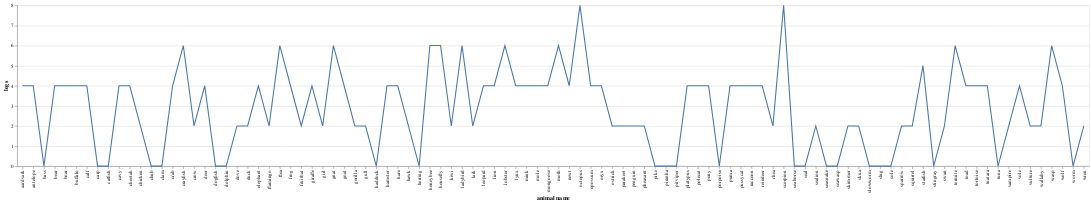

The cell this chart's notebook holds for it:
### Code cell
plot_01 = alt.Chart(df_zoo).mark_line().encode(
    x='animal name',
    y='legs')

plot_01

### Figure 1 — Vega-Lite specification as saved in the notebook (floating-point values rounded to 4 significant figures)
{"config": {"view": {"continuousWidth": 400, "continuousHeight": 300}}, "data": {"name": "data-2bed89f66daf6ef1a5b93059c6802851"}, "mark": "line", "encoding": {"x": {"type": "nominal", "field": "animal name"}, "y": {"type": "quantitative", "field": "legs"}}, "$schema": "https://vega.github.io/schema/vega-lite/v4.8.1.json", "datasets": {"data-2bed89f66daf6ef1a5b93059c6802851": [{"animal name": "aardvark", "hair": 1, "feathers": 0, "eggs": 0, "milk": 1, "airborne": 0, "aquatic": 0, "predator": 1, "toothed": 1, "backbone": 1, "breathes": 1, "venomous": 0, "fins": 0, "legs": 4, "tail": 0, "domestic": 0, "cat-size": 1, "type": 1}, {"animal name": "antelope", "hair": 1, "feathers": 0, "eggs": 0, "milk": 1, "airborne": 0, "aquatic": 0, "predator": 0, "toothed": 1, "backbone": 1, "breathes": 1, "venomous": 0, "fins": 0, "legs": 4, "tail": 1, "domestic": 0, "cat-size": 1, "type": 1}, {"animal name": "bass", "hair": 0, "feathers": 0, "eggs": 1, "milk": 0, "airborne": 0, "aquatic": 1, "predator": 1, "toothed": 1, "backbone": 1, "breathes": 0, "venomous": 0, "fins": 1, "legs": 0, "tail": 1, "domestic": 0, "cat-size": 0, "type": 4}, {"animal name": "bear", "hair": 1, "feathers": 0, "eggs": 0, "milk": 1, "airborne": 0, "aquatic": 0, "predator": 1, "toothed": 1, "backbone": 1, "breathes": 1, "venomous": 0, "fins": 0, "legs": 4, "tail": 0, "domestic": 0, "cat-size": 1, "type": 1}, {"animal name": "boar", "hair": 1, "feathers": 0, "eggs": 0, "milk": 1, "airborne": 0, "aquatic": 0, "predator": 1, "toothed": 1, "backbone": 1, "breathes": 1, "venomous": 0, "fins": 0, "legs": 4, "tail": 1, "domestic": 0, "cat-size": 1, "type": 1}, {"animal name": "buffalo", "hair": 1, "feathers": 0, "eggs": 0, "milk": 1, "airborne": 0, "aquatic": 0, "predator": 0, "toothed": 1, "backbone": 1, "breathes": 1, "venomous": 0, "fins": 0, "legs": 4, "tail": 1, "domestic": 0, "cat-size": 1, "type": 1}, {"animal name": "calf", "hair": 1, "feathers": 0, "eggs": 0, "milk": 1, "airborne": 0, "aquatic": 0, "predator": 0, "toothed": 1, "backbone": 1, "breathes": 1, "venomous": 0, "fins": 0, "legs": 4, "tail": 1, "domestic": 1, "cat-size": 1, "type": 1}, {"animal name": "carp", "hair": 0, "feathers": 0, "eggs": 1, "milk": 0, "airborne": 0, "aquatic": 1, "predator": 0, "toothed": 1, "backbone": 1, "breathes": 0, "venomous": 0, "fins": 1, "legs": 0, "tail": 1, "domestic": 1, "cat-size": 0, "type": 4}, {"animal name": "catfish", "hair": 0, "feathers": 0, "eggs": 1, "milk": 0, "airborne": 0, "aquatic": 1, "predator": 1, "toothed": 1, "backbone": 1, "breathes": 0, "venomous": 0, "fins": 1, "legs": 0, "tail": 1, "domestic": 0, "cat-size": 0, "type": 4}, {"animal name": "cavy", "hair": 1, "feathers": 0, "eggs": 0, "milk": 1, "airborne": 0, "aquatic": 0, "predator": 0, "toothed": 1, "backbone": 1, "breathes": 1, "venomous": 0, "fins": 0, "legs": 4, "tail": 0, "domestic": 1, "cat-size": 0, "type": 1}, {"animal name": "cheetah", "hair": 1, "feathers": 0, "eggs": 0, "milk": 1, "airborne": 0, "aquatic": 0, "predator": 1, "toothed": 1, "backbone": 1, "breathes": 1, "venomous": 0, "fins": 0, "legs": 4, "tail": 1, "domestic": 0, "cat-size": 1, "type": 1}, {"animal name": "chicken", "hair": 0, "feathers": 1, "eggs": 1, "milk": 0, "airborne": 1, "aquatic": 0, "predator": 0, "toothed": 0, "backbone": 1, "breathes": 1, "venomous": 0, "fins": 0, "legs": 2, "tail": 1, "domestic": 1, "cat-size": 0, "type": 2}, {"animal name": "chub", "hair": 0, "feathers": 0, "eggs": 1, "milk": 0, "airborne": 0, "aquatic": 1, "predator": 1, "toothed": 1, "backbone": 1, "breathes": 0, "venomous": 0, "fins": 1, "legs": 0, "tail": 1, "domestic": 0, "cat-size": 0, "type": 4}, {"animal name": "clam", "hair": 0, "feathers": 0, "eggs": 1, "milk": 0, "airborne": 0, "aquatic": 0, "predator": 1, "toothed": 0, "backbone": 0, "breathes": 0, "venomous": 0, "fins": 0, "legs": 0, "tail": 0, "domestic": 0, "cat-size": 0, "type": 7}, {"animal name": "crab", "hair": 0, "feathers": 0, "eggs": 1, "milk": 0, "airborne": 0, "aquatic": 1, "predator": 1, "toothed": 0, "backbone": 0, "breathes": 0, "venomous": 0, "fins": 0, "legs": 4, "tail": 0, "domestic": 0, "cat-size": 0, "type": 7}, {"animal name": "crayfish", "hair": 0, "feathers": 0, "eggs": 1, "milk": 0, "airborne": 0, "aquatic": 1, "predator": 1, "toothed": 0, "backbone": 0, "breathes": 0, "venomous": 0, "fins": 0, "legs": 6, "tail": 0, "domestic": 0, "cat-size": 0, "type": 7}, {"animal name": "crow", "hair": 0, "feathers": 1, "eggs": 1, "milk": 0, "airborne": 1, "aquatic": 0, "predator": 1, "toothed": 0, "backbone": 1, "breathes": 1, "venomous": 0, "fins": 0, "legs": 2, "tail": 1, "domestic": 0, "cat-size": 0, "type": 2}, {"animal name": "deer", "hair": 1, "feathers": 0, "eggs": 0, "milk": 1, "airborne": 0, "aquatic": 0, "predator": 0, "toothed": 1, "backbone": 1, "breathes": 1, "venomous": 0, "fins": 0, "legs": 4, "tail": 1, "domestic": 0, "cat-size": 1, "type": 1}, {"animal name": "dogfish", "hair": 0, "feathers": 0, "eggs": 1, "milk": 0, "airborne": 0, "aquatic": 1, "predator": 1, "toothed": 1, "backbone": 1, "breathes": 0, "venomous": 0, "fins": 1, "legs": 0, "tail": 1, "domestic": 0, "cat-size": 1, "type": 4}, {"animal name": "dolphin", "hair": 0, "feathers": 0, "eggs": 0, "milk": 1, "airborne": 0, "aquatic": 1, "predator": 1, "toothed": 1, "backbone": 1, "breathes": 1, "venomous": 0, "fins": 1, "legs": 0, "tail": 1, "domestic": 0, "cat-size": 1, "type": 1}, {"animal name": "dove", "hair": 0, "feathers": 1, "eggs": 1, "milk": 0, "airborne": 1, "aquatic": 0, "predator": 0, "toothed": 0, "backbone": 1, "breathes": 1, "venomous": 0, "fins": 0, "legs": 2, "tail": 1, "domestic": 1, "cat-size": 0, "type": 2}, {"animal name": "duck", "hair": 0, "feathers": 1, "eggs": 1, "milk": 0, "airborne": 1, "aquatic": 1, "predator": 0, "toothed": 0, "backbone": 1, "breathes": 1, "venomous": 0, "fins": 0, "legs": 2, "tail": 1, "domestic": 0, "cat-size": 0, "type": 2}, {"animal name": "elephant", "hair": 1, "feathers": 0, "eggs": 0, "milk": 1, "airborne": 0, "aquatic": 0, "predator": 0, "toothed": 1, "backbone": 1, "breathes": 1, "venomous": 0, "fins": 0, "legs": 4, "tail": 1, "domestic": 0, "cat-size": 1, "type": 1}, {"animal name": "flamingo", "hair": 0, "feathers": 1, "eggs": 1, "milk": 0, "airborne": 1, "aquatic": 0, "predator": 0, "toothed": 0, "backbone": 1, "breathes": 1, "venomous": 0, "fins": 0, "legs": 2, "tail": 1, "domestic": 0, "cat-size": 1, "type": 2}, {"animal name": "flea", "hair": 0, "feathers": 0, "eggs": 1, "milk": 0, "airborne": 0, "aquatic": 0, "predator": 0, "toothed": 0, "backbone": 0, "breathes": 1, "venomous": 0, "fins": 0, "legs": 6, "tail": 0, "domestic": 0, "cat-size": 0, "type": 6}, {"animal name": "frog", "hair": 0, "feathers": 0, "eggs": 1, "milk": 0, "airborne": 0, "aquatic": 1, "predator": 1, "toothed": 1, "backbone": 1, "breathes": 1, "venomous": 0, "fins": 0, "legs": 4, "tail": 0, "domestic": 0, "cat-size": 0, "type": 5}, {"animal name": "frog", "hair": 0, "feathers": 0, "eggs": 1, "milk": 0, "airborne": 0, "aquatic": 1, "predator": 1, "toothed": 1, "backbone": 1, "breathes": 1, "venomous": 1, "fins": 0, "legs": 4, "tail": 0, "domestic": 0, "cat-size": 0, "type": 5}, {"animal name": "fruitbat", "hair": 1, "feathers": 0, "eggs": 0, "milk": 1, "airborne": 1, "aquatic": 0, "predator": 0, "toothed": 1, "backbone": 1, "breathes": 1, "venomous": 0, "fins": 0, "legs": 2, "tail": 1, "domestic": 0, "cat-size": 0, "type": 1}, {"animal name": "giraffe", "hair": 1, "feathers": 0, "eggs": 0, "milk": 1, "airborne": 0, "aquatic": 0, "predator": 0, "toothed": 1, "backbone": 1, "breathes": 1, "venomous": 0, "fins": 0, "legs": 4, "tail": 1, "domestic": 0, "cat-size": 1, "type": 1}, {"animal name": "girl", "hair": 1, "feathers": 0, "eggs": 0, "milk": 1, "airborne": 0, "aquatic": 0, "predator": 1, "toothed": 1, "backbone": 1, "breathes": 1, "venomous": 0, "fins": 0, "legs": 2, "tail": 0, "domestic": 1, "cat-size": 1, "type": 1}, {"animal name": "gnat", "hair": 0, "feathers": 0, "eggs": 1, "milk": 0, "airborne": 1, "aquatic": 0, "predator": 0, "toothed": 0, "backbone": 0, "breathes": 1, "venomous": 0, "fins": 0, "legs": 6, "tail": 0, "domestic": 0, "cat-size": 0, "type": 6}, {"animal name": "goat", "hair": 1, "feathers": 0, "eggs": 0, "milk": 1, "airborne": 0, "aquatic": 0, "predator": 0, "toothed": 1, "backbone": 1, "breathes": 1, "venomous": 0, "fins": 0, "legs": 4, "tail": 1, "domestic": 1, "cat-size": 1, "type": 1}, {"animal name": "gorilla", "hair": 1, "feathers": 0, "eggs": 0, "milk": 1, "airborne": 0, "aquatic": 0, "predator": 0, "toothed": 1, "backbone": 1, "breathes": 1, "venomous": 0, "fins": 0, "legs": 2, "tail": 0, "domestic": 0, "cat-size": 1, "type": 1}, {"animal name": "gull", "hair": 0, "feathers": 1, "eggs": 1, "milk": 0, "airborne": 1, "aquatic": 1, "predator": 1, "toothed": 0, "backbone": 1, "breathes": 1, "venomous": 0, "fins": 0, "legs": 2, "tail": 1, "domestic": 0, "cat-size": 0, "type": 2}, {"animal name": "haddock", "hair": 0, "feathers": 0, "eggs": 1, "milk": 0, "airborne": 0, "aquatic": 1, "predator": 0, "toothed": 1, "backbone": 1, "breathes": 0, "venomous": 0, "fins": 1, "legs": 0, "tail": 1, "domestic": 0, "cat-size": 0, "type": 4}, {"animal name": "hamster", "hair": 1, "feathers": 0, "eggs": 0, "milk": 1, "airborne": 0, "aquatic": 0, "predator": 0, "toothed": 1, "backbone": 1, "breathes": 1, "venomous": 0, "fins": 0, "legs": 4, "tail": 1, "domestic": 1, "cat-size": 0, "type": 1}, {"animal name": "hare", "hair": 1, "feathers": 0, "eggs": 0, "milk": 1, "airborne": 0, "aquatic": 0, "predator": 0, "toothed": 1, "backbone": 1, "breathes": 1, "venomous": 0, "fins": 0, "legs": 4, "tail": 1, "domestic": 0, "cat-size": 0, "type": 1}, {"animal name": "hawk", "hair": 0, "feathers": 1, "eggs": 1, "milk": 0, "airborne": 1, "aquatic": 0, "predator": 1, "toothed": 0, "backbone": 1, "breathes": 1, "venomous": 0, "fins": 0, "legs": 2, "tail": 1, "domestic": 0, "cat-size": 0, "type": 2}, {"animal name": "herring", "hair": 0, "feathers": 0, "eggs": 1, "milk": 0, "airborne": 0, "aquatic": 1, "predator": 1, "toothed": 1, "backbone": 1, "breathes": 0, "venomous": 0, "fins": 1, "legs": 0, "tail": 1, "domestic": 0, "cat-size": 0, "type": 4}, {"animal name": "honeybee", "hair": 1, "feathers": 0, "eggs": 1, "milk": 0, "airborne": 1, "aquatic": 0, "predator": 0, "toothed": 0, "backbone": 0, "breathes": 1, "venomous": 1, "fins": 0, "legs": 6, "tail": 0, "domestic": 1, "cat-size": 0, "type": 6}, {"animal name": "housefly", "hair": 1, "feathers": 0, "eggs": 1, "milk": 0, "airborne": 1, "aquatic": 0, "predator": 0, "toothed": 0, "backbone": 0, "breathes": 1, "venomous": 0, "fins": 0, "legs": 6, "tail": 0, "domestic": 0, "cat-size": 0, "type": 6}, {"animal name": "kiwi", "hair": 0, "feathers": 1, "eggs": 1, "milk": 0, "airborne": 0, "aquatic": 0, "predator": 1, "toothed": 0, "backbone": 1, "breathes": 1, "venomous": 0, "fins": 0, "legs": 2, "tail": 1, "domestic": 0, "cat-size": 0, "type": 2}, {"animal name": "ladybird", "hair": 0, "feathers": 0, "eggs": 1, "milk": 0, "airborne": 1, "aquatic": 0, "predator": 1, "toothed": 0, "backbone": 0, "breathes": 1, "venomous": 0, "fins": 0, "legs": 6, "tail": 0, "domestic": 0, "cat-size": 0, "type": 6}, {"animal name": "lark", "hair": 0, "feathers": 1, "eggs": 1, "milk": 0, "airborne": 1, "aquatic": 0, "predator": 0, "toothed": 0, "backbone": 1, "breathes": 1, "venomous": 0, "fins": 0, "legs": 2, "tail": 1, "domestic": 0, "cat-size": 0, "type": 2}, {"animal name": "leopard", "hair": 1, "feathers": 0, "eggs": 0, "milk": 1, "airborne": 0, "aquatic": 0, "predator": 1, "toothed": 1, "backbone": 1, "breathes": 1, "venomous": 0, "fins": 0, "legs": 4, "tail": 1, "domestic": 0, "cat-size": 1, "type": 1}, {"animal name": "lion", "hair": 1, "feathers": 0, "eggs": 0, "milk": 1, "airborne": 0, "aquatic": 0, "predator": 1, "toothed": 1, "backbone": 1, "breathes": 1, "venomous": 0, "fins": 0, "legs": 4, "tail": 1, "domestic": 0, "cat-size": 1, "type": 1}, {"animal name": "lobster", "hair": 0, "feathers": 0, "eggs": 1, "milk": 0, "airborne": 0, "aquatic": 1, "predator": 1, "toothed": 0, "backbone": 0, "breathes": 0, "venomous": 0, "fins": 0, "legs": 6, "tail": 0, "domestic": 0, "cat-size": 0, "type": 7}, {"animal name": "lynx", "hair": 1, "feathers": 0, "eggs": 0, "milk": 1, "airborne": 0, "aquatic": 0, "predator": 1, "toothed": 1, "backbone": 1, "breathes": 1, "venomous": 0, "fins": 0, "legs": 4, "tail": 1, "domestic": 0, "cat-size": 1, "type": 1}, {"animal name": "mink", "hair": 1, "feathers": 0, "eggs": 0, "milk": 1, "airborne": 0, "aquatic": 1, "predator": 1, "toothed": 1, "backbone": 1, "breathes": 1, "venomous": 0, "fins": 0, "legs": 4, "tail": 1, "domestic": 0, "cat-size": 1, "type": 1}, {"animal name": "mole", "hair": 1, "feathers": 0, "eggs": 0, "milk": 1, "airborne": 0, "aquatic": 0, "predator": 1, "toothed": 1, "backbone": 1, "breathes": 1, "venomous": 0, "fins": 0, "legs": 4, "tail": 1, "domestic": 0, "cat-size": 0, "type": 1}, {"animal name": "mongoose", "hair": 1, "feathers": 0, "eggs": 0, "milk": 1, "airborne": 0, "aquatic": 0, "predator": 1, "toothed": 1, "backbone": 1, "breathes": 1, "venomous": 0, "fins": 0, "legs": 4, "tail": 1, "domestic": 0, "cat-size": 1, "type": 1}, {"animal name": "moth", "hair": 1, "feathers": 0, "eggs": 1, "milk": 0, "airborne": 1, "aquatic": 0, "predator": 0, "toothed": 0, "backbone": 0, "breathes": 1, "venomous": 0, "fins": 0, "legs": 6, "tail": 0, "domestic": 0, "cat-size": 0, "type": 6}, {"animal name": "newt", "hair": 0, "feathers": 0, "eggs": 1, "milk": 0, "airborne": 0, "aquatic": 1, "predator": 1, "toothed": 1, "backbone": 1, "breathes": 1, "venomous": 0, "fins": 0, "legs": 4, "tail": 1, "domestic": 0, "cat-size": 0, "type": 5}, {"animal name": "octopus", "hair": 0, "feathers": 0, "eggs": 1, "milk": 0, "airborne": 0, "aquatic": 1, "predator": 1, "toothed": 0, "backbone": 0, "breathes": 0, "venomous": 0, "fins": 0, "legs": 8, "tail": 0, "domestic": 0, "cat-size": 1, "type": 7}, {"animal name": "opossum", "hair": 1, "feathers": 0, "eggs": 0, "milk": 1, "airborne": 0, "aquatic": 0, "predator": 1, "toothed": 1, "backbone": 1, "breathes": 1, "venomous": 0, "fins": 0, "legs": 4, "tail": 1, "domestic": 0, "cat-size": 0, "type": 1}, {"animal name": "oryx", "hair": 1, "feathers": 0, "eggs": 0, "milk": 1, "airborne": 0, "aquatic": 0, "predator": 0, "toothed": 1, "backbone": 1, "breathes": 1, "venomous": 0, "fins": 0, "legs": 4, "tail": 1, "domestic": 0, "cat-size": 1, "type": 1}, {"animal name": "ostrich", "hair": 0, "feathers": 1, "eggs": 1, "milk": 0, "airborne": 0, "aquatic": 0, "predator": 0, "toothed": 0, "backbone": 1, "breathes": 1, "venomous": 0, "fins": 0, "legs": 2, "tail": 1, "domestic": 0, "cat-size": 1, "type": 2}, {"animal name": "parakeet", "hair": 0, "feathers": 1, "eggs": 1, "milk": 0, "airborne": 1, "aquatic": 0, "predator": 0, "toothed": 0, "backbone": 1, "breathes": 1, "venomous": 0, "fins": 0, "legs": 2, "tail": 1, "domestic": 1, "cat-size": 0, "type": 2}, {"animal name": "penguin", "hair": 0, "feathers": 1, "eggs": 1, "milk": 0, "airborne": 0, "aquatic": 1, "predator": 1, "toothed": 0, "backbone": 1, "breathes": 1, "venomous": 0, "fins": 0, "legs": 2, "tail": 1, "domestic": 0, "cat-size": 1, "type": 2}, {"animal name": "pheasant", "hair": 0, "feathers": 1, "eggs": 1, "milk": 0, "airborne": 1, "aquatic": 0, "predator": 0, "toothed": 0, "backbone": 1, "breathes": 1, "venomous": 0, "fins": 0, "legs": 2, "tail": 1, "domestic": 0, "cat-size": 0, "type": 2}, {"animal name": "pike", "hair": 0, "feathers": 0, "eggs": 1, "milk": 0, "airborne": 0, "aquatic": 1, "predator": 1, "toothed": 1, "backbone": 1, "breathes": 0, "venomous": 0, "fins": 1, "legs": 0, "tail": 1, "domestic": 0, "cat-size": 1, "type": 4}, {"animal name": "piranha", "hair": 0, "feathers": 0, "eggs": 1, "milk": 0, "airborne": 0, "aquatic": 1, "predator": 1, "toothed": 1, "backbone": 1, "breathes": 0, "venomous": 0, "fins": 1, "legs": 0, "tail": 1, "domestic": 0, "cat-size": 0, "type": 4}, {"animal name": "pitviper", "hair": 0, "feathers": 0, "eggs": 1, "milk": 0, "airborne": 0, "aquatic": 0, "predator": 1, "toothed": 1, "backbone": 1, "breathes": 1, "venomous": 1, "fins": 0, "legs": 0, "tail": 1, "domestic": 0, "cat-size": 0, "type": 3}, {"animal name": "platypus", "hair": 1, "feathers": 0, "eggs": 1, "milk": 1, "airborne": 0, "aquatic": 1, "predator": 1, "toothed": 0, "backbone": 1, "breathes": 1, "venomous": 0, "fins": 0, "legs": 4, "tail": 1, "domestic": 0, "cat-size": 1, "type": 1}, {"animal name": "polecat", "hair": 1, "feathers": 0, "eggs": 0, "milk": 1, "airborne": 0, "aquatic": 0, "predator": 1, "toothed": 1, "backbone": 1, "breathes": 1, "venomous": 0, "fins": 0, "legs": 4, "tail": 1, "domestic": 0, "cat-size": 1, "type": 1}, {"animal name": "pony", "hair": 1, "feathers": 0, "eggs": 0, "milk": 1, "airborne": 0, "aquatic": 0, "predator": 0, "toothed": 1, "backbone": 1, "breathes": 1, "venomous": 0, "fins": 0, "legs": 4, "tail": 1, "domestic": 1, "cat-size": 1, "type": 1}, {"animal name": "porpoise", "hair": 0, "feathers": 0, "eggs": 0, "milk": 1, "airborne": 0, "aquatic": 1, "predator": 1, "toothed": 1, "backbone": 1, "breathes": 1, "venomous": 0, "fins": 1, "legs": 0, "tail": 1, "domestic": 0, "cat-size": 1, "type": 1}, {"animal name": "puma", "hair": 1, "feathers": 0, "eggs": 0, "milk": 1, "airborne": 0, "aquatic": 0, "predator": 1, "toothed": 1, "backbone": 1, "breathes": 1, "venomous": 0, "fins": 0, "legs": 4, "tail": 1, "domestic": 0, "cat-size": 1, "type": 1}, {"animal name": "pussycat", "hair": 1, "feathers": 0, "eggs": 0, "milk": 1, "airborne": 0, "aquatic": 0, "predator": 1, "toothed": 1, "backbone": 1, "breathes": 1, "venomous": 0, "fins": 0, "legs": 4, "tail": 1, "domestic": 1, "cat-size": 1, "type": 1}, {"animal name": "raccoon", "hair": 1, "feathers": 0, "eggs": 0, "milk": 1, "airborne": 0, "aquatic": 0, "predator": 1, "toothed": 1, "backbone": 1, "breathes": 1, "venomous": 0, "fins": 0, "legs": 4, "tail": 1, "domestic": 0, "cat-size": 1, "type": 1}, {"animal name": "reindeer", "hair": 1, "feathers": 0, "eggs": 0, "milk": 1, "airborne": 0, "aquatic": 0, "predator": 0, "toothed": 1, "backbone": 1, "breathes": 1, "venomous": 0, "fins": 0, "legs": 4, "tail": 1, "domestic": 1, "cat-size": 1, "type": 1}, {"animal name": "rhea", "hair": 0, "feathers": 1, "eggs": 1, "milk": 0, "airborne": 0, "aquatic": 0, "predator": 1, "toothed": 0, "backbone": 1, "breathes": 1, "venomous": 0, "fins": 0, "legs": 2, "tail": 1, "domestic": 0, "cat-size": 1, "type": 2}, {"animal name": "scorpion", "hair": 0, "feathers": 0, "eggs": 0, "milk": 0, "airborne": 0, "aquatic": 0, "predator": 1, "toothed": 0, "backbone": 0, "breathes": 1, "venomous": 1, "fins": 0, "legs": 8, "tail": 1, "domestic": 0, "cat-size": 0, "type": 7}, {"animal name": "seahorse", "hair": 0, "feathers": 0, "eggs": 1, "milk": 0, "airborne": 0, "aquatic": 1, "predator": 0, "toothed": 1, "backbone": 1, "breathes": 0, "venomous": 0, "fins": 1, "legs": 0, "tail": 1, "domestic": 0, "cat-size": 0, "type": 4}, {"animal name": "seal", "hair": 1, "feathers": 0, "eggs": 0, "milk": 1, "airborne": 0, "aquatic": 1, "predator": 1, "toothed": 1, "backbone": 1, "breathes": 1, "venomous": 0, "fins": 1, "legs": 0, "tail": 0, "domestic": 0, "cat-size": 1, "type": 1}, {"animal name": "sealion", "hair": 1, "feathers": 0, "eggs": 0, "milk": 1, "airborne": 0, "aquatic": 1, "predator": 1, "toothed": 1, "backbone": 1, "breathes": 1, "venomous": 0, "fins": 1, "legs": 2, "tail": 1, "domestic": 0, "cat-size": 1, "type": 1}, {"animal name": "seasnake", "hair": 0, "feathers": 0, "eggs": 0, "milk": 0, "airborne": 0, "aquatic": 1, "predator": 1, "toothed": 1, "backbone": 1, "breathes": 0, "venomous": 1, "fins": 0, "legs": 0, "tail": 1, "domestic": 0, "cat-size": 0, "type": 3}, {"animal name": "seawasp", "hair": 0, "feathers": 0, "eggs": 1, "milk": 0, "airborne": 0, "aquatic": 1, "predator": 1, "toothed": 0, "backbone": 0, "breathes": 0, "venomous": 1, "fins": 0, "legs": 0, "tail": 0, "domestic": 0, "cat-size": 0, "type": 7}, {"animal name": "skimmer", "hair": 0, "feathers": 1, "eggs": 1, "milk": 0, "airborne": 1, "aquatic": 1, "predator": 1, "toothed": 0, "backbone": 1, "breathes": 1, "venomous": 0, "fins": 0, "legs": 2, "tail": 1, "domestic": 0, "cat-size": 0, "type": 2}, {"animal name": "skua", "hair": 0, "feathers": 1, "eggs": 1, "milk": 0, "airborne": 1, "aquatic": 1, "predator": 1, "toothed": 0, "backbone": 1, "breathes": 1, "venomous": 0, "fins": 0, "legs": 2, "tail": 1, "domestic": 0, "cat-size": 0, "type": 2}, {"animal name": "slowworm", "hair": 0, "feathers": 0, "eggs": 1, "milk": 0, "airborne": 0, "aquatic": 0, "predator": 1, "toothed": 1, "backbone": 1, "breathes": 1, "venomous": 0, "fins": 0, "legs": 0, "tail": 1, "domestic": 0, "cat-size": 0, "type": 3}, {"animal name": "slug", "hair": 0, "feathers": 0, "eggs": 1, "milk": 0, "airborne": 0, "aquatic": 0, "predator": 0, "toothed": 0, "backbone": 0, "breathes": 1, "venomous": 0, "fins": 0, "legs": 0, "tail": 0, "domestic": 0, "cat-size": 0, "type": 7}, {"animal name": "sole", "hair": 0, "feathers": 0, "eggs": 1, "milk": 0, "airborne": 0, "aquatic": 1, "predator": 0, "toothed": 1, "backbone": 1, "breathes": 0, "venomous": 0, "fins": 1, "legs": 0, "tail": 1, "domestic": 0, "cat-size": 0, "type": 4}, {"animal name": "sparrow", "hair": 0, "feathers": 1, "eggs": 1, "milk": 0, "airborne": 1, "aquatic": 0, "predator": 0, "toothed": 0, "backbone": 1, "breathes": 1, "venomous": 0, "fins": 0, "legs": 2, "tail": 1, "domestic": 0, "cat-size": 0, "type": 2}, {"animal name": "squirrel", "hair": 1, "feathers": 0, "eggs": 0, "milk": 1, "airborne": 0, "aquatic": 0, "predator": 0, "toothed": 1, "backbone": 1, "breathes": 1, "venomous": 0, "fins": 0, "legs": 2, "tail": 1, "domestic": 0, "cat-size": 0, "type": 1}, {"animal name": "starfish", "hair": 0, "feathers": 0, "eggs": 1, "milk": 0, "airborne": 0, "aquatic": 1, "predator": 1, "toothed": 0, "backbone": 0, "breathes": 0, "venomous": 0, "fins": 0, "legs": 5, "tail": 0, "domestic": 0, "cat-size": 0, "type": 7}, {"animal name": "stingray", "hair": 0, "feathers": 0, "eggs": 1, "milk": 0, "airborne": 0, "aquatic": 1, "predator": 1, "toothed": 1, "backbone": 1, "breathes": 0, "venomous": 1, "fins": 1, "legs": 0, "tail": 1, "domestic": 0, "cat-size": 1, "type": 4}, {"animal name": "swan", "hair": 0, "feathers": 1, "eggs": 1, "milk": 0, "airborne": 1, "aquatic": 1, "predator": 0, "toothed": 0, "backbone": 1, "breathes": 1, "venomous": 0, "fins": 0, "legs": 2, "tail": 1, "domestic": 0, "cat-size": 1, "type": 2}, {"animal name": "termite", "hair": 0, "feathers": 0, "eggs": 1, "milk": 0, "airborne": 0, "aquatic": 0, "predator": 0, "toothed": 0, "backbone": 0, "breathes": 1, "venomous": 0, "fins": 0, "legs": 6, "tail": 0, "domestic": 0, "cat-size": 0, "type": 6}, {"animal name": "toad", "hair": 0, "feathers": 0, "eggs": 1, "milk": 0, "airborne": 0, "aquatic": 1, "predator": 0, "toothed": 1, "backbone": 1, "breathes": 1, "venomous": 0, "fins": 0, "legs": 4, "tail": 0, "domestic": 0, "cat-size": 0, "type": 5}, {"animal name": "tortoise", "hair": 0, "feathers": 0, "eggs": 1, "milk": 0, "airborne": 0, "aquatic": 0, "predator": 0, "toothed": 0, "backbone": 1, "breathes": 1, "venomous": 0, "fins": 0, "legs": 4, "tail": 1, "domestic": 0, "cat-size": 1, "type": 3}, {"animal name": "tuatara", "hair": 0, "feathers": 0, "eggs": 1, "milk": 0, "airborne": 0, "aquatic": 0, "predator": 1, "toothed": 1, "backbone": 1, "breathes": 1, "venomous": 0, "fins": 0, "legs": 4, "tail": 1, "domestic": 0, "cat-size": 0, "type": 3}, {"animal name": "tuna", "hair": 0, "feathers": 0, "eggs": 1, "milk": 0, "airborne": 0, "aquatic": 1, "predator": 1, "toothed": 1, "backbone": 1, "breathes": 0, "venomous": 0, "fins": 1, "legs": 0, "tail": 1, "domestic": 0, "cat-size": 1, "type": 4}, {"animal name": "vampire", "hair": 1, "feathers": 0, "eggs": 0, "milk": 1, "airborne": 1, "aquatic": 0, "predator": 0, "toothed": 1, "backbone": 1, "breathes": 1, "venomous": 0, "fins": 0, "legs": 2, "tail": 1, "domestic": 0, "cat-size": 0, "type": 1}, {"animal name": "vole", "hair": 1, "feathers": 0, "eggs": 0, "milk": 1, "airborne": 0, "aquatic": 0, "predator": 0, "toothed": 1, "backbone": 1, "breathes": 1, "venomous": 0, "fins": 0, "legs": 4, "tail": 1, "domestic": 0, "cat-size": 0, "type": 1}, {"animal name": "vulture", "hair": 0, "feathers": 1, "eggs": 1, "milk": 0, "airborne": 1, "aquatic": 0, "predator": 1, "toothed": 0, "backbone": 1, "breathes": 1, "venomous": 0, "fins": 0, "legs": 2, "tail": 1, "domestic": 0, "cat-size": 1, "type": 2}, {"animal name": "wallaby", "hair": 1, "feathers": 0, "eggs": 0, "milk": 1, "airborne": 0, "aquatic": 0, "predator": 0, "toothed": 1, "backbone": 1, "breathes": 1, "venomous": 0, "fins": 0, "legs": 2, "tail": 1, "domestic": 0, "cat-size": 1, "type": 1}, {"animal name": "wasp", "hair": 1, "feathers": 0, "eggs": 1, "milk": 0, "airborne": 1, "aquatic": 0, "predator": 0, "toothed": 0, "backbone": 0, "breathes": 1, "venomous": 1, "fins": 0, "legs": 6, "tail": 0, "domestic": 0, "cat-size": 0, "type": 6}, {"animal name": "wolf", "hair": 1, "feathers": 0, "eggs": 0, "milk": 1, "airborne": 0, "aquatic": 0, "predator": 1, "toothed": 1, "backbone": 1, "breathes": 1, "venomous": 0, "fins": 0, "legs": 4, "tail": 1, "domestic": 0, "cat-size": 1, "type": 1}, {"animal name": "worm", "hair": 0, "feathers": 0, "eggs": 1, "milk": 0, "airborne": 0, "aquatic": 0, "predator": 0, "toothed": 0, "backbone": 0, "breathes": 1, "venomous": 0, "fins": 0, "legs": 0, "tail": 0, "domestic": 0, "cat-size": 0, "type": 7}, {"animal name": "wren", "hair": 0, "feathers": 1, "eggs": 1, "milk": 0, "airborne": 1, "aquatic": 0, "predator": 0, "toothed": 0, "backbone": 1, "breathes": 1, "venomous": 0, "fins": 0, "legs": 2, "tail": 1, "domestic": 0, "cat-size": 0, "type": 2}]}}
